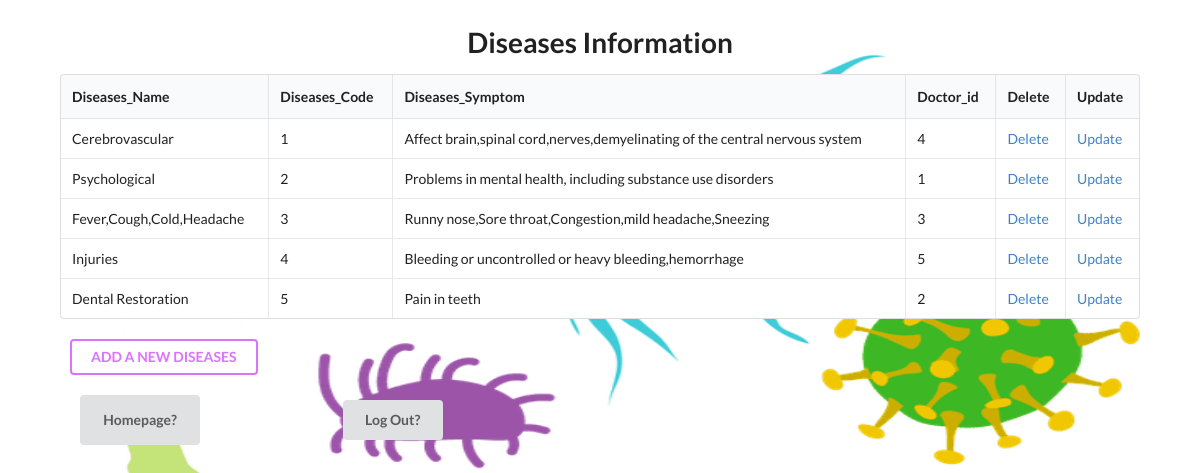
Page /opms_final/diseases_read.php on the committed database.
### tables this page shows
CREATE TABLE `diseases` (
  `Diseases_Name` varchar(50) NOT NULL,
  `Diseases_Code` int(11) NOT NULL,
  `Diseases_Symptom` varchar(1000) NOT NULL,
  `Doctor_id` int(11) NOT NULL
);

### opms_final/diseases_read.php (the view, shortened to what this page needs)
<html>
<head>
    <link rel="stylesheet" href="https://cdnjs.cloudflare.com/ajax/libs/semantic-ui/2.4.1/semantic.min.css">
</head>
<body>
    <h1 style="text-align:center">Diseases Information</h1>
<?php
	$connect = mysqli_connect( HOST, USER, PASS, DB )
		or die("Can not connect");
	$results = mysqli_query( $connect, "SELECT * FROM diseases" )
		or die("Can not execute query");
    echo "<table style='width: 90%;margin: 0 auto' class='ui celled unstackable table'> \n";
    echo "<thead><tr><th>Diseases_Name</th> <th>Diseases_Code</th> <th>Diseases_Symptom</th> <th>Doctor_id</th> <th>Delete</th> <th>Update</th></tr></thead><tbody> \n";
    while( $rows = mysqli_fetch_array( $results ) ) {
		extract( $rows );
		echo "<tr>";
		echo "<td> $Diseases_Name </td>";
		echo "<td> $Diseases_Code </td>";
		echo "<td> $Diseases_Symptom</td>";
        echo "<td> $Doctor_id </td>";
        echo "<td> <a href = 'diseases_delete.php?
        id=$Diseases_Code'> Delete </a> </td>";
        echo "<td> <a href = 'diseases_update_input.php?dn=$Diseases_Name&id=$Diseases_Code&ds=$Diseases_Symptom&did=$Doctor_id'> Update </a> </td>";
		echo "</tr> \n";
	}
    echo "</tbody></table> \n";
	echo "<br><p style='margin: 0px 70px'><a href=diseases_input.php><button class='ui inverted purple button'>
  ADD A NEW DISEASES
</button></a></p>";
?>
    <br><a href="getin.php"><button style='margin: 0px 80px;height:50px; width:120px'class="ui Magenta button">Homepage?</button></a>
        <a href="logout.php"><button style='margin: 0px 60px;height:40px; width:100px' class='ui Lime button'>Log Out?</button></a>
</body>
</html>

### opms_final/diseases_read.php (style rules this page uses)
body { background-image: url('ji.png'); background-repeat: no-repeat; background-attachment: fixed; background-size: 100% 100%; }

### rows in the picture
diseases: Diseases_Name "Cerebrovascular", Diseases_Code "1", Diseases_Symptom "Affect brain,spinal cord,nerves,demyelinating of the central nervous system", Doctor "4"
diseases: Diseases_Name "Psychological", Diseases_Code "2", Diseases_Symptom "Problems in mental health, including substance use disorders", Doctor "1"
diseases: Diseases_Name "Fever,Cough,Cold,Headache", Diseases_Code "3", Diseases_Symptom "Runny nose,Sore throat,Congestion,mild headache,Sneezing", Doctor "3"
diseases: Diseases_Name "Injuries", Diseases_Code "4", Diseases_Symptom "Bleeding or uncontrolled or heavy bleeding,hemorrhage", Doctor "5"
diseases: Diseases_Name "Dental Restoration", Diseases_Code "5", Diseases_Symptom "Pain in teeth", Doctor "2"
